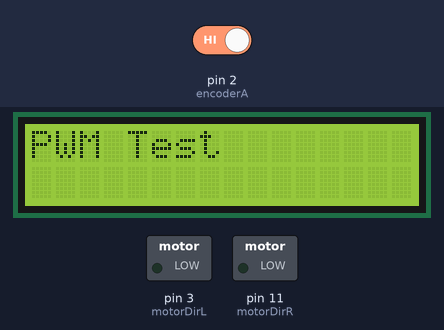
Recording of a sketch running on a simulated Arduino Uno, built with avr-gcc and run on an emulated ATmega328P. Shown: 16×2 character LCD, switched loads named in the sketch (green lamp = pin HIGH). The test bench sets the inputs (shaded band); at power-on: pin 2 (encoderA) HIGH. What the sketch prints to the serial monitor is not drawn.

Above: at 0.1 s.
At 38.1 s:
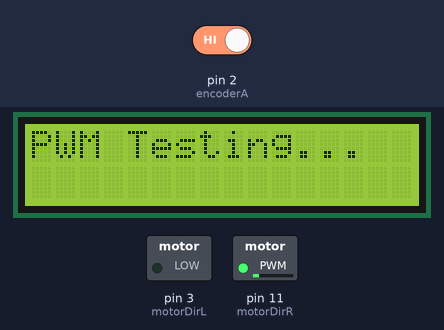
Timing chart, 0 to 40.0 s (numbered marks = the images above):
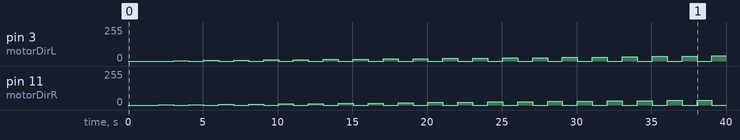

Measured:
- by itself, pin 3 (motorDirL): 0/255 → 2/255 at 3.1 s, → 0/255 1.0 s later, → 4/255 1.0 s later, → 0/255 1.0 s later, … (37 changes in this stretch)

The sketch:

MotorPWMResponse.ino
```cpp
/*
 * Test sketch for the printer sliding unit with
 * DC motor and optical encoder
 *
 * https://www.onetransistor.eu/2020/07/dc-motor-pid-control-optical-encoder.html
 */

#include <LiquidCrystal.h>

#define encoderA 2
#define encoderB 12

// motor control pins must be PWM
#define motorDirL 3
#define motorDirR 11

/* Strip lines per inch */
#define stripLPI 150.0

// LCD wiring is for the LCD-Keypad shield
LiquidCrystal lcd(8, 9, 4, 5, 6, 7);
volatile long encoderPos = 0;
float lastKnownPos = 0;

void processEncoder() {
  // direct port reading is faster than digitalRead(encoderB)
  if (PINB & 0x10) encoderPos++;
  else encoderPos--;
}

void moveMotor(int pwm) {
  if (pwm > 0) {
    analogWrite(motorDirR, pwm);
    digitalWrite(motorDirL, LOW);
  }
  else {
    pwm = abs(pwm);
    analogWrite(motorDirL, pwm);
    digitalWrite(motorDirR, LOW);
  }
}

void testMotorPWM() {
  bool once = true;

  lcd.print("PWM Testing...");
  Serial.println("PWM_Factor Speed_[mm/s]");

  for (int p = 0; p < 256; p++) {
    unsigned long tm_now = millis();
    long enc = encoderPos;

    // move alternatively back and forth
    if (p % 2 == 0) moveMotor(0 - p);
    else moveMotor(p);

    // attempt to move motor 1/3 inches
    while ((millis() < tm_now + 500) && (abs(enc - encoderPos) <= (stripLPI / 3))) ;

    // get both time required to do this and the movement magnitude
    tm_now = millis() - tm_now;
    enc = abs(enc - encoderPos);

    // if significant movement occurred (1/30 inches) display current PWM
    if (once && (enc >= (stripLPI / 30))) {
      lcd.clear();
      lcd.setCursor(0, 0);
      lcd.print("Move start: ");
      lcd.print(p, DEC);
      once = false;
    }

    // compute speed and print it to serial port
    float d_mm = enc / stripLPI * 25.4;
    float speed_mmps = d_mm / tm_now * 1000.0;

    Serial.print(p, DEC); Serial.print(' ');
    Serial.print(speed_mmps, 2); Serial.println();

    // wait for inertial movement
    delay(500);

    // get actual position and stop the test if it moves too fast
    enc = abs(enc - encoderPos);
    // if more than 3 inches movement occurred stop the test
    if (enc > 3 * stripLPI) {
      lcd.setCursor(0, 1);
      lcd.print("Test stop:  ");
      lcd.print(p, DEC);
      Serial.println("Test end");
      return;
    }
  }
}

void setup() {
  Serial.begin(115200);

  pinMode(10, INPUT); // for the LCD shield
  lcd.begin(16, 2);
  lcd.clear();
  lcd.print("PWM Test");

  // configure optical encoder
  pinMode (encoderA, INPUT);
  pinMode (encoderB, INPUT);
  attachInterrupt(0, processEncoder, FALLING);

  /* Configure motor control pins */
  pinMode (motorDirL, OUTPUT);
  pinMode (motorDirR, OUTPUT);
  digitalWrite(motorDirL, LOW); // disable motor
  digitalWrite(motorDirR, LOW); // disable motor
  TCCR2B = TCCR2B & B11111000 | B00000001; // for PWM frequency of 31372.55 Hz

  delay(1000);
  lcd.clear();

  testMotorPWM();

  digitalWrite(motorDirL, LOW);
  digitalWrite(motorDirR, LOW);

  delay(2000);
  lastKnownPos = encoderPos / stripLPI * 25.4;
}

void loop() {
  // check if movement occurred and display distance
  float currentPos = encoderPos / stripLPI * 25.4;
  if (currentPos != lastKnownPos) {
    lcd.setCursor(0, 1);
    lcd.print(currentPos);
    lcd.print(" mm        ");
    lastKnownPos = currentPos;
  }
}
```
